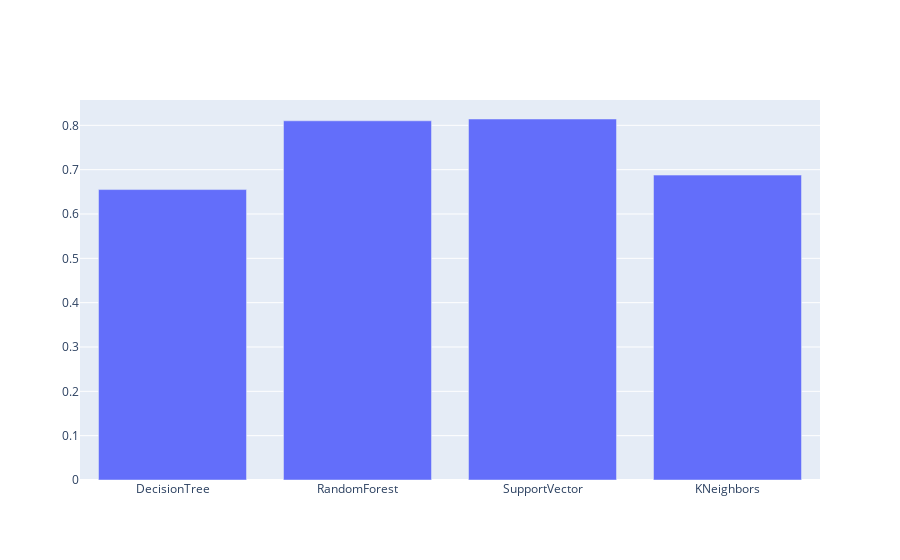

Here is the notebook cell this chart was saved with:
### Markdown cell above
# The Best Classifier Method
### based on the accuracy scores

### Code cell
from sklearn.metrics import accuracy_score

methods = ['DecisionTree', 'RandomForest', 'SupportVector', 'KNeighbors']
acc_arr = np.array([ tree_acc_test, rf_acc_test, svm_acc_test, kn_acc_test ])
# acc_arr = np.array([ round(acc, 2) for acc in acc_arr ])

acc_mth = dict(zip(methods, acc_arr))
acc_max = np.argmax(acc_arr)

for acc in acc_mth:
    print('%s : %.2f' % (acc, (acc_mth[acc] * 100)))

import plotly.graph_objs as go

trace = go.Bar(x=methods, y=acc_arr)
fig = go.Figure(data=trace)
fig.show()

print('The best classifier for this problem is %s (%.2f%%)' % (methods[acc_max], acc_arr[acc_max] * 100))

### Figure 1 — Plotly figure (JSON) as saved in the notebook; plotly's stock layout.template omitted (floating-point values rounded to 4 significant figures)
{"data": [{"type": "bar", "x": ["DecisionTree", "RandomForest", "SupportVector", "KNeighbors"], "y": [0.6551, 0.8102, 0.8143, 0.6878]}], "layout": {}}
